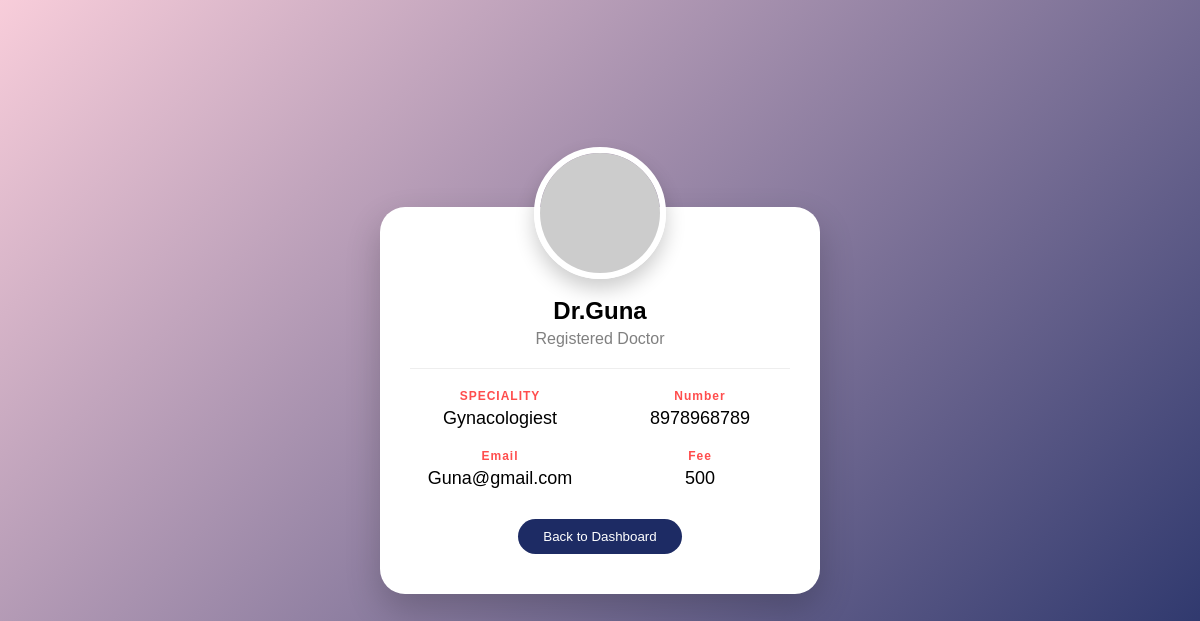
Screenshot of /doctors/my_profile/ (signed in) with the database file from the repository.
### accounts/models.py (models this page shows, shortened)
class doctor(models.Model):
    doctor_name = models.CharField(max_length=20)
    doctor_speciality = models.CharField(max_length=20)
    doctor_fee = models.IntegerField()
    doctor_slots = models.IntegerField()
    doctor_otp = models.CharField(max_length=10, blank=True, default='')
    doctor_number = models.CharField(max_length=20)
    doctor_email = models.EmailField(max_length=20)
    doctor_password = models.CharField(max_length=20)
    doctor_image = models.ImageField(upload_to='doctors/', null=True, blank=True)

### doctors/views.py (the view)
# urls.py: path('my_profile/', views.my_profile, name='my_profile'),  # Remove 'accounts/'
def my_profile(request):
    k = request.session.get('doctor_id')
    d = doctor.objects.get(id = k)
    return render(request,'doctors/my_profile.html',{'d':d})

### doctors/templates/doctors/my_profile.html (shortened to what this page needs)
<!DOCTYPE html>
<html>
<head>
</head>
<body>
    <div class="profile-card">
        <div class="profile-image">
            {% if d.doctor_image %}
            <img src="{{ d.doctor_image.url }}" alt="Profile">
            {% else %}
            <img src="https://ui-avatars.com/api/?name={{ d.doctor_name }}&background=1d2b64&color=fff&size=120"
                alt="Profile">
            {% endif %}
        </div>
        <h2>{{ d.doctor_name }}</h2>
        <div class="sub">Registered Doctor</div>
        <hr>
        <div class="details">
            <div class="box">
                <div class="label">SPECIALITY</div>
                <div class="value">{{ d.doctor_speciality }}</div>
            </div>
            <div class="box">
                <div class="label">Number</div>
                <div class="value">{{ d.doctor_number }}</div>
            </div>
            <div class="box">
                <div class="label">Email</div>
                <div class="value">{{ d.doctor_email }}</div>
            </div>
            <div class="box">
                <div class="label">Fee</div>
                <div class="value">{{ d.doctor_fee }}</div>
            </div>
        </div>
        <button class="back-btn" onclick="window.location.href='{% url 'doctor_dashboard' %}'">
            Back to Dashboard
        </button>
    </div>
</body>
</html>

### doctors/templates/doctors/my_profile.html (style rules this page uses)
body { margin: 0; height: 100vh; display: flex; justify-content: center; align-items: center; font-family: Arial, sans-serif; background: linear-gradient(135deg, #f8cdda, #1d2b64); }
.profile-card { width: 380px; background: white; border-radius: 25px; text-align: center; padding: 80px 30px 40px 30px; position: relative; box-shadow: 0 15px 35px rgba(0, 0, 0, 0.2); }
.profile-image { position: absolute; top: -60px; left: 50%; transform: translateX(-50%); width: 120px; height: 120px; border-radius: 50%; border: 6px solid white; overflow: hidden; box-shadow: 0 10px 20px rgba(0, 0, 0, 0.2); }
.profile-image img { width: 100%; height: 100%; object-fit: cover; }
h2 { margin: 10px 0 5px 0; }
.sub { color: gray; margin-bottom: 20px; }
hr { border: none; border-top: 1px solid #eee; margin: 20px 0; }
.details { display: grid; grid-template-columns: 1fr 1fr; gap: 20px; margin-top: 20px; }
.box { text-align: center; }
.label { font-size: 12px; color: #ff4d4d; font-weight: bold; letter-spacing: 1px; }
.value { font-size: 18px; margin-top: 5px; }
.back-btn { margin-top: 30px; padding: 10px 25px; border: none; border-radius: 25px; background: #1d2b64; color: white; cursor: pointer; transition: 0.3s; }

### rows the page displays
doctor: doctor_name "Dr.Guna", doctor_speciality "Gynacologiest", doctor_number "8978968789", doctor_email "Guna@gmail.com", doctor_fee "500"
